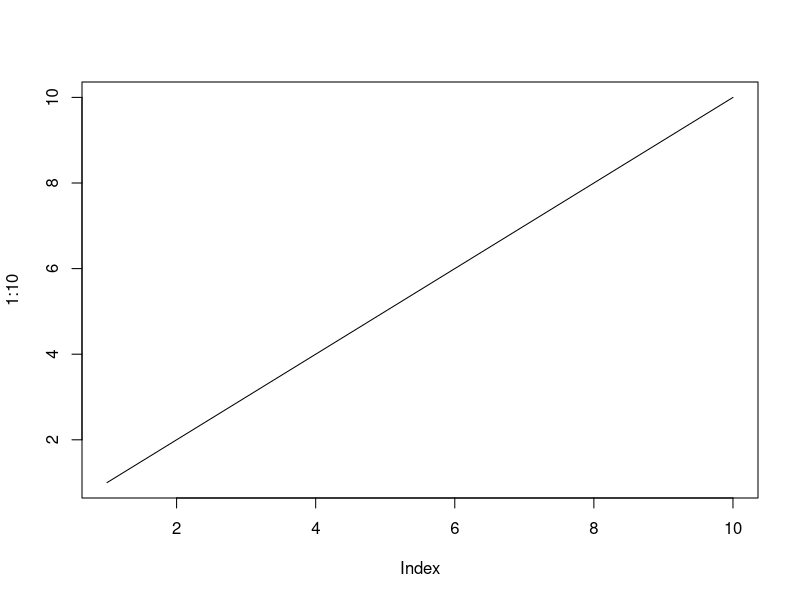
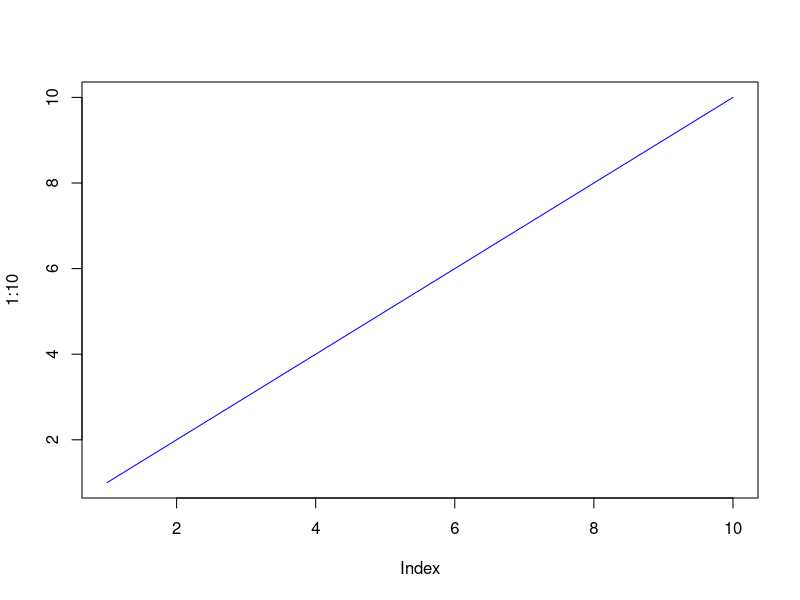
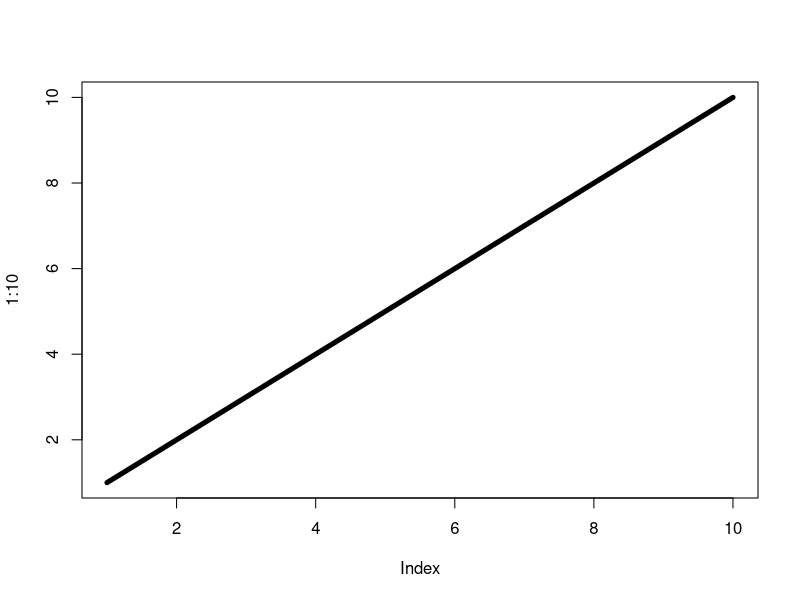
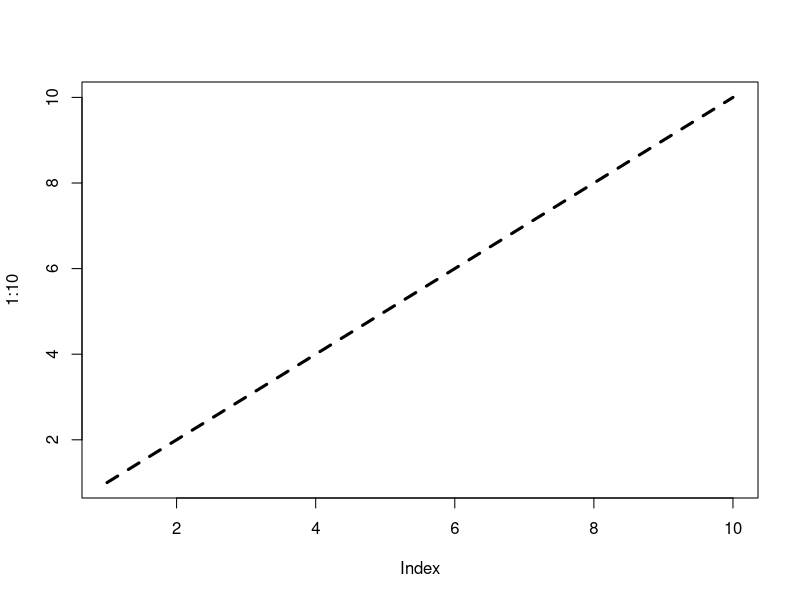
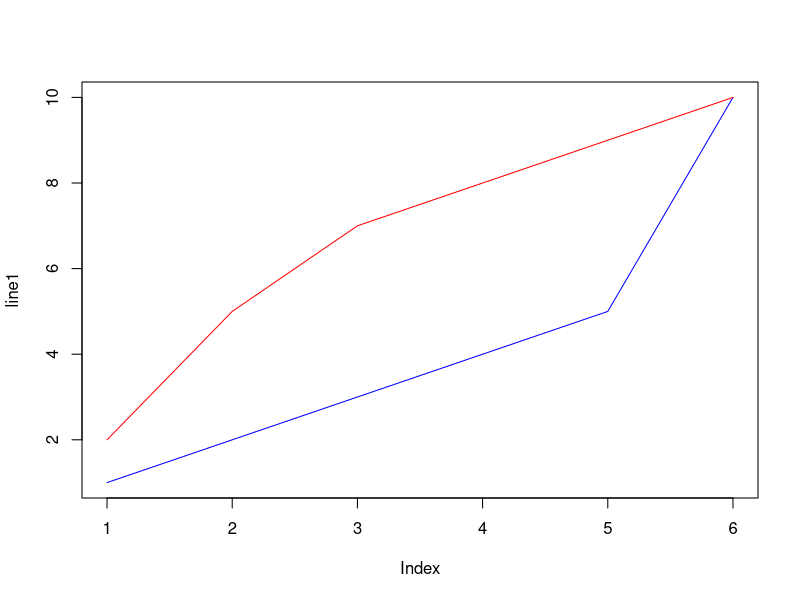

These figures' R source, in order:
# R Line

plot(1:10, type = "l")

# Color
plot(1:10, type = "l", col = "blue")

# line Width
# To change the width of the line, use the lwd parameter (1 is default, while 0.5 means 50% smaller, and 2 means 100% larger):

plot(1:10, type = "l", lwd = 5)

# Line Styles
# The line is solid by default. Use the lty parameter with a value from 0 to 6 to specify the line format.

# For example, lty=3 will display a dotted line instead of a solid line:

plot(1:10, type = "l", lwd = 3, lty = 2)

# Available parameter values for lty:

# 0 removes the line
# 1 displays a solid line
# 2 displays a dashed line
# 3 displays a dotted line
# 4 displays a "dot dashed" line
# 5 displays a "long dashed" line
# 6 displays a "two dashed" line








# Multiple Lines
# To display more than one line in a graph, use the plot() function together with the lines() function:

line1 <- c(1, 2, 3, 4, 5, 10)
line2 <- c(2, 5, 7, 8, 9, 10)

plot(line1, type = "l", col = "blue")
lines(line2, type = "l", col = "red")
